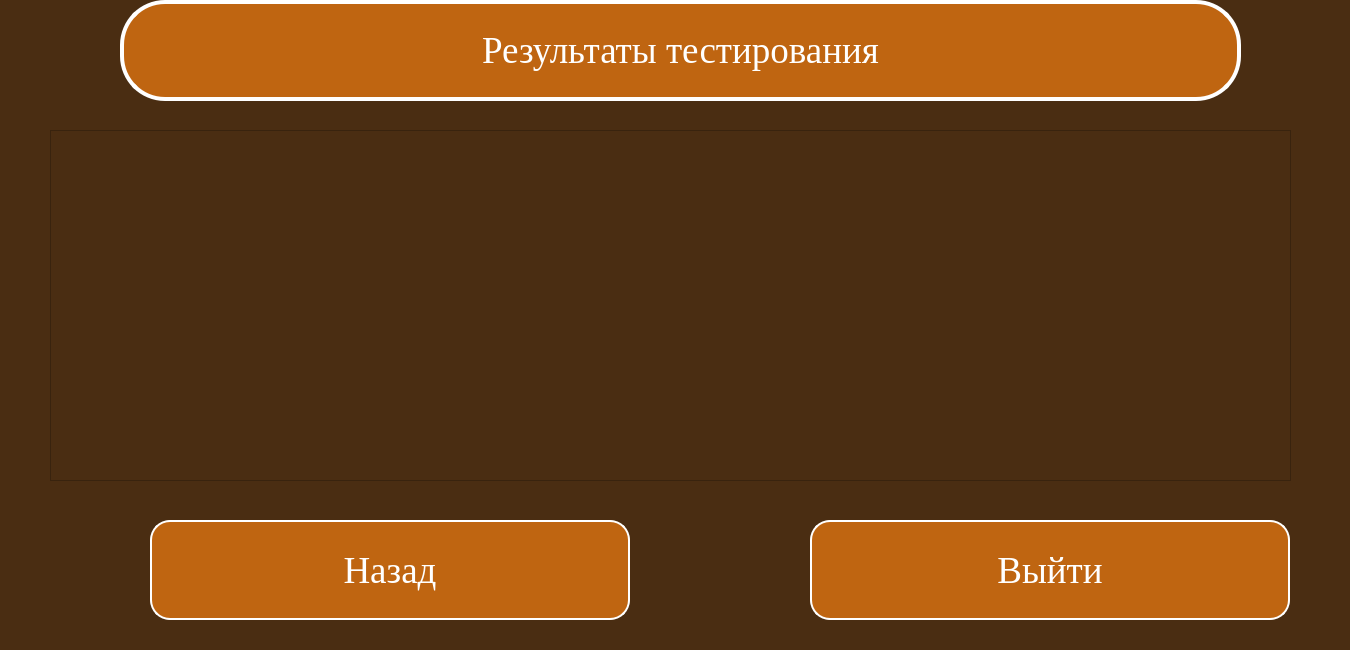
<?xml version="1.0" encoding="UTF-8"?>
<ui version="4.0">
 <class>Dialog</class>
 <widget class="QDialog" name="Dialog">
  <property name="geometry">
   <rect>
    <x>0</x>
    <y>0</y>
    <width>1350</width>
    <height>650</height>
   </rect>
  </property>
  <property name="windowTitle">
   <string>Dialog</string>
  </property>
  <property name="styleSheet">
   <string notr="true">background-color: rgb(74, 45, 18);
font-size:28pt;</string>
  </property>
  <widget class="QPushButton" name="exitButton">
   <property name="geometry">
    <rect>
     <x>810</x>
     <y>520</y>
     <width>480</width>
     <height>100</height>
    </rect>
   </property>
   <property name="font">
    <font>
     <family>Times New Roman</family>
     <pointsize>50</pointsize>
     <weight>50</weight>
     <italic>false</italic>
     <bold>false</bold>
    </font>
   </property>
   <property name="styleSheet">
    <string notr="true">QPushButton {
color: white;
background-color: rgb(191, 101, 17);
border-radius: 20px;
border: 2px solid #ffffff;
font: 50pt &quot;Times New Roman&quot;;
}

QPushButton:pressed {
color: rgb(191, 101, 17);
background-color: white;
border: 4px solid rgb(191, 101, 17);
font: 50pt &quot;Times New Roman&quot;;
}</string>
   </property>
   <property name="text">
    <string>Выйти</string>
   </property>
  </widget>
  <widget class="QLabel" name="label">
   <property name="geometry">
    <rect>
     <x>120</x>
     <y>0</y>
     <width>1121</width>
     <height>101</height>
    </rect>
   </property>
   <property name="font">
    <font>
     <family>Times New Roman</family>
     <pointsize>50</pointsize>
     <weight>50</weight>
     <italic>false</italic>
     <bold>false</bold>
    </font>
   </property>
   <property name="styleSheet">
    <string notr="true">font: 50pt &quot;Times New Roman&quot;;
color: white;
background-color: rgb(191, 101, 17);
border-radius: 45px;
border: 4px solid #ffffff;</string>
   </property>
   <property name="text">
    <string>Результаты тестирования</string>
   </property>
   <property name="scaledContents">
    <bool>false</bool>
   </property>
   <property name="alignment">
    <set>Qt::AlignCenter</set>
   </property>
   <property name="wordWrap">
    <bool>true</bool>
   </property>
  </widget>
  <widget class="QTableWidget" name="Results">
   <property name="geometry">
    <rect>
     <x>50</x>
     <y>130</y>
     <width>1241</width>
     <height>351</height>
    </rect>
   </property>
  </widget>
  <widget class="QPushButton" name="behindButton">
   <property name="geometry">
    <rect>
     <x>150</x>
     <y>520</y>
     <width>480</width>
     <height>100</height>
    </rect>
   </property>
   <property name="font">
    <font>
     <family>Times New Roman</family>
     <pointsize>50</pointsize>
     <weight>50</weight>
     <italic>false</italic>
     <bold>false</bold>
    </font>
   </property>
   <property name="styleSheet">
    <string notr="true">QPushButton {
color: white;
background-color: rgb(191, 101, 17);
border-radius: 20px;
border: 2px solid #ffffff;
font: 50pt &quot;Times New Roman&quot;;
}

QPushButton:pressed {
color: rgb(191, 101, 17);
background-color: white;
border: 4px solid rgb(191, 101, 17);
font: 50pt &quot;Times New Roman&quot;;
}</string>
   </property>
   <property name="text">
    <string>Назад</string>
   </property>
  </widget>
 </widget>
 <resources/>
 <connections/>
</ui>
